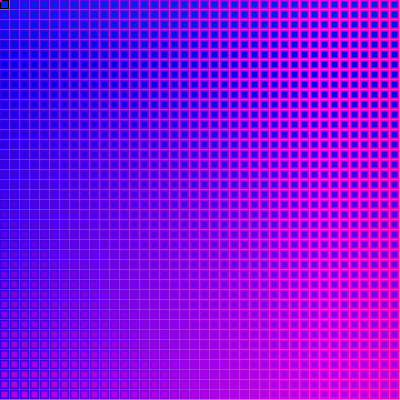
Frame 1 (no input)
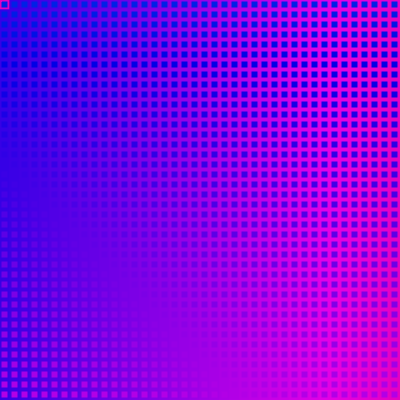
Frame 60 (the mouse pressed at the canvas centre just before this capture)
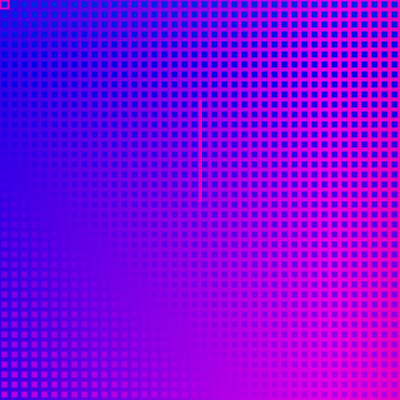
Frame 120 (the mouse held since frame 60 and released just before this capture)

The Processing sketch that drew these frames (run headless with seeded random() and noise(); from frame 60 on, the mouse is pressed at the canvas centre):

// Processing sketch: processing_136561
// ── processing_136561.pde


void setup(){
  size(400,400);
  colorMode(HSB);
}
void draw(){
for(int i=0;i<40;i=i+1){
  for(int j=0;j<40;j=j+1){
    
   fill(j+164,255,230);
    rect(i*10,j*10,8,8);
    stroke(i+180,255,230);
    strokeWeight(2);
  line (mouseX, mouseY, pmouseX, mouseY-100);

}
}
}
